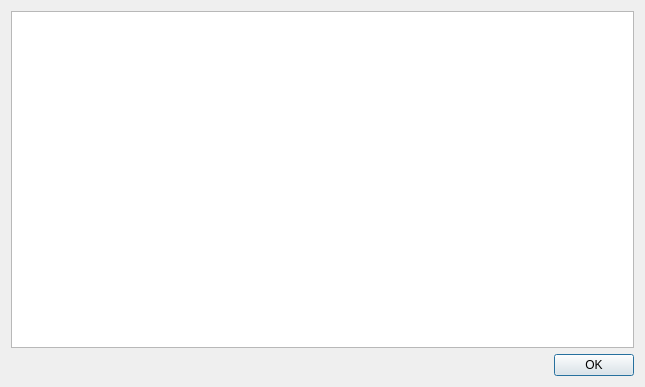
<?xml version="1.0" encoding="UTF-8"?>
<ui version="4.0">
 <class>ShortcutsDialog</class>
 <widget class="QDialog" name="ShortcutsDialog">
  <property name="geometry">
   <rect>
    <x>0</x>
    <y>0</y>
    <width>645</width>
    <height>387</height>
   </rect>
  </property>
  <property name="windowTitle">
   <string>Dialog</string>
  </property>
  <layout class="QVBoxLayout" name="verticalLayout">
   <item>
    <widget class="QTableView" name="tableView">
     <attribute name="horizontalHeaderVisible">
      <bool>false</bool>
     </attribute>
    </widget>
   </item>
   <item>
    <widget class="QDialogButtonBox" name="buttonBox">
     <property name="orientation">
      <enum>Qt::Horizontal</enum>
     </property>
     <property name="standardButtons">
      <set>QDialogButtonBox::Ok</set>
     </property>
    </widget>
   </item>
  </layout>
 </widget>
 <resources/>
 <connections>
  <connection>
   <sender>buttonBox</sender>
   <signal>accepted()</signal>
   <receiver>ShortcutsDialog</receiver>
   <slot>accept()</slot>
   <hints>
    <hint type="sourcelabel">
     <x>248</x>
     <y>254</y>
    </hint>
    <hint type="destinationlabel">
     <x>157</x>
     <y>274</y>
    </hint>
   </hints>
  </connection>
  <connection>
   <sender>buttonBox</sender>
   <signal>rejected()</signal>
   <receiver>ShortcutsDialog</receiver>
   <slot>reject()</slot>
   <hints>
    <hint type="sourcelabel">
     <x>316</x>
     <y>260</y>
    </hint>
    <hint type="destinationlabel">
     <x>286</x>
     <y>274</y>
    </hint>
   </hints>
  </connection>
 </connections>
</ui>
